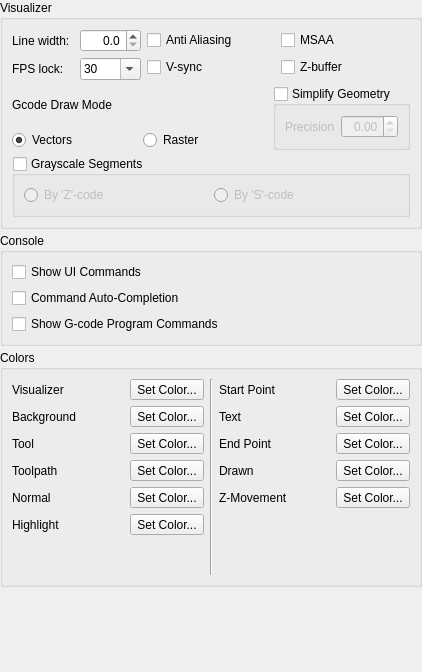
<?xml version="1.0" encoding="UTF-8"?>
<ui version="4.0">
 <class>InterfaceForm</class>
 <widget class="QWidget" name="InterfaceForm">
  <property name="geometry">
   <rect>
    <x>0</x>
    <y>0</y>
    <width>422</width>
    <height>672</height>
   </rect>
  </property>
  <property name="windowTitle">
   <string>Form</string>
  </property>
  <layout class="QVBoxLayout" name="verticalLayout_3">
   <property name="spacing">
    <number>4</number>
   </property>
   <property name="leftMargin">
    <number>0</number>
   </property>
   <property name="topMargin">
    <number>0</number>
   </property>
   <property name="rightMargin">
    <number>0</number>
   </property>
   <property name="bottomMargin">
    <number>0</number>
   </property>
   <item>
    <widget class="QGroupBox" name="grpVisualizer">
     <property name="title">
      <string>Visualizer</string>
     </property>
     <layout class="QVBoxLayout" name="verticalLayout_6" stretch="1,1,1">
      <item>
       <layout class="QHBoxLayout" name="horizontalLayout_16" stretch="1,1,1">
        <item>
         <layout class="QVBoxLayout" name="verticalLayout_8" stretch="1,1">
          <item>
           <layout class="QHBoxLayout" name="horizontalLayout_4">
            <item>
             <widget class="QLabel" name="label_5">
              <property name="text">
               <string>Line width:</string>
              </property>
             </widget>
            </item>
            <item>
             <widget class="QDoubleSpinBox" name="txtLineWidth">
              <property name="alignment">
               <set>Qt::AlignRight|Qt::AlignTrailing|Qt::AlignVCenter</set>
              </property>
              <property name="buttonSymbols">
               <enum>QAbstractSpinBox::UpDownArrows</enum>
              </property>
              <property name="decimals">
               <number>1</number>
              </property>
              <property name="maximum">
               <double>9.000000000000000</double>
              </property>
             </widget>
            </item>
           </layout>
          </item>
          <item>
           <layout class="QHBoxLayout" name="horizontalLayout_7">
            <item>
             <widget class="QLabel" name="label_7">
              <property name="text">
               <string>FPS lock:</string>
              </property>
             </widget>
            </item>
            <item>
             <widget class="QComboBox" name="cboFps">
              <property name="inputMethodHints">
               <set>Qt::ImhDigitsOnly|Qt::ImhFormattedNumbersOnly</set>
              </property>
              <property name="editable">
               <bool>true</bool>
              </property>
              <item>
               <property name="text">
                <string>30</string>
               </property>
              </item>
              <item>
               <property name="text">
                <string>60</string>
               </property>
              </item>
              <item>
               <property name="text">
                <string>120</string>
               </property>
              </item>
             </widget>
            </item>
           </layout>
          </item>
         </layout>
        </item>
        <item>
         <layout class="QVBoxLayout" name="verticalLayout_9">
          <item>
           <widget class="QCheckBox" name="chkAntialiasing">
            <property name="text">
             <string>Anti Aliasing</string>
            </property>
           </widget>
          </item>
          <item>
           <widget class="QCheckBox" name="chkVSync">
            <property name="text">
             <string>V-sync</string>
            </property>
           </widget>
          </item>
         </layout>
        </item>
        <item>
         <layout class="QVBoxLayout" name="verticalLayout_10">
          <item>
           <widget class="QCheckBox" name="radMSAA">
            <property name="enabled">
             <bool>true</bool>
            </property>
            <property name="text">
             <string>MSAA</string>
            </property>
           </widget>
          </item>
          <item>
           <widget class="QCheckBox" name="chkZBuffer">
            <property name="text">
             <string>Z-buffer</string>
            </property>
           </widget>
          </item>
         </layout>
        </item>
       </layout>
      </item>
      <item>
       <layout class="QHBoxLayout" name="horizontalLayout_19" stretch="1,1">
        <item>
         <layout class="QVBoxLayout" name="verticalLayout_2">
          <item>
           <widget class="QLabel" name="label_6">
            <property name="text">
             <string>Gcode Draw Mode</string>
            </property>
           </widget>
          </item>
          <item>
           <layout class="QHBoxLayout" name="horizontalLayout_17" stretch="1,1">
            <item>
             <widget class="QRadioButton" name="radDrawModeVectors">
              <property name="text">
               <string>Vectors</string>
              </property>
              <property name="checked">
               <bool>true</bool>
              </property>
              <property name="autoExclusive">
               <bool>false</bool>
              </property>
             </widget>
            </item>
            <item>
             <widget class="QRadioButton" name="radDrawModeRaster">
              <property name="text">
               <string>Raster</string>
              </property>
              <property name="autoExclusive">
               <bool>false</bool>
              </property>
             </widget>
            </item>
           </layout>
          </item>
         </layout>
        </item>
        <item>
         <widget class="QGroupBox" name="chkSimplify">
          <property name="sizePolicy">
           <sizepolicy hsizetype="Preferred" vsizetype="Fixed">
            <horstretch>0</horstretch>
            <verstretch>0</verstretch>
           </sizepolicy>
          </property>
          <property name="title">
           <string>Simplify Geometry</string>
          </property>
          <property name="checkable">
           <bool>true</bool>
          </property>
          <property name="checked">
           <bool>false</bool>
          </property>
          <layout class="QHBoxLayout" name="horizontalLayout_5" stretch="0,0">
           <property name="sizeConstraint">
            <enum>QLayout::SetFixedSize</enum>
           </property>
           <item>
            <widget class="QLabel" name="lblSimpilyPrecision">
             <property name="enabled">
              <bool>false</bool>
             </property>
             <property name="text">
              <string>Precision</string>
             </property>
            </widget>
           </item>
           <item>
            <widget class="QDoubleSpinBox" name="txtSimplifyPrecision">
             <property name="enabled">
              <bool>false</bool>
             </property>
             <property name="sizePolicy">
              <sizepolicy hsizetype="Preferred" vsizetype="Fixed">
               <horstretch>0</horstretch>
               <verstretch>0</verstretch>
              </sizepolicy>
             </property>
             <property name="alignment">
              <set>Qt::AlignRight|Qt::AlignTrailing|Qt::AlignVCenter</set>
             </property>
             <property name="buttonSymbols">
              <enum>QAbstractSpinBox::UpDownArrows</enum>
             </property>
             <property name="decimals">
              <number>2</number>
             </property>
             <property name="maximum">
              <double>99.000000000000000</double>
             </property>
            </widget>
           </item>
          </layout>
         </widget>
        </item>
       </layout>
      </item>
      <item>
       <widget class="QGroupBox" name="chkGrayscale">
        <property name="title">
         <string>Grayscale Segments</string>
        </property>
        <property name="checkable">
         <bool>true</bool>
        </property>
        <property name="checked">
         <bool>false</bool>
        </property>
        <layout class="QHBoxLayout" name="horizontalLayout_18">
         <item>
          <widget class="QRadioButton" name="radGrayscaleZ">
           <property name="enabled">
            <bool>false</bool>
           </property>
           <property name="sizePolicy">
            <sizepolicy hsizetype="Minimum" vsizetype="Fixed">
             <horstretch>0</horstretch>
             <verstretch>0</verstretch>
            </sizepolicy>
           </property>
           <property name="text">
            <string>By 'Z'-code</string>
           </property>
           <property name="autoExclusive">
            <bool>false</bool>
           </property>
          </widget>
         </item>
         <item>
          <widget class="QRadioButton" name="radGrayscaleS">
           <property name="enabled">
            <bool>false</bool>
           </property>
           <property name="sizePolicy">
            <sizepolicy hsizetype="Minimum" vsizetype="Fixed">
             <horstretch>0</horstretch>
             <verstretch>0</verstretch>
            </sizepolicy>
           </property>
           <property name="text">
            <string>By 'S'-code</string>
           </property>
           <property name="autoExclusive">
            <bool>false</bool>
           </property>
          </widget>
         </item>
        </layout>
       </widget>
      </item>
     </layout>
    </widget>
   </item>
   <item>
    <widget class="QGroupBox" name="grpConsole">
     <property name="sizePolicy">
      <sizepolicy hsizetype="Preferred" vsizetype="Preferred">
       <horstretch>0</horstretch>
       <verstretch>0</verstretch>
      </sizepolicy>
     </property>
     <property name="title">
      <string>Console</string>
     </property>
     <property name="checkable">
      <bool>false</bool>
     </property>
     <layout class="QVBoxLayout" name="verticalLayout">
      <item>
       <widget class="QCheckBox" name="chkShowUICommands">
        <property name="text">
         <string>Show UI Commands</string>
        </property>
       </widget>
      </item>
      <item>
       <widget class="QCheckBox" name="chkAutocompletion">
        <property name="text">
         <string>Command Auto-Completion</string>
        </property>
       </widget>
      </item>
      <item>
       <widget class="QCheckBox" name="chkShowProgramCommands">
        <property name="text">
         <string>Show G-code Program Commands</string>
        </property>
       </widget>
      </item>
     </layout>
    </widget>
   </item>
   <item>
    <widget class="QGroupBox" name="grpColors">
     <property name="title">
      <string>Colors</string>
     </property>
     <layout class="QHBoxLayout" name="horizontalLayout_15">
      <item>
       <layout class="QVBoxLayout" name="verticalLayout_4">
        <item>
         <layout class="QHBoxLayout" name="horizontalLayout">
          <item>
           <widget class="QLabel" name="visualiserLabel">
            <property name="text">
             <string>Visualizer</string>
            </property>
           </widget>
          </item>
          <item>
           <spacer name="horizontalSpacer">
            <property name="orientation">
             <enum>Qt::Horizontal</enum>
            </property>
            <property name="sizeHint" stdset="0">
             <size>
              <width>40</width>
              <height>20</height>
             </size>
            </property>
           </spacer>
          </item>
          <item>
           <widget class="QToolButton" name="visualiserColorButton">
            <property name="text">
             <string>Set Color...</string>
            </property>
           </widget>
          </item>
         </layout>
        </item>
        <item>
         <layout class="QHBoxLayout" name="horizontalLayout_2">
          <item>
           <widget class="QLabel" name="backgroundLabel">
            <property name="text">
             <string>Background</string>
            </property>
           </widget>
          </item>
          <item>
           <spacer name="horizontalSpacer_2">
            <property name="orientation">
             <enum>Qt::Horizontal</enum>
            </property>
            <property name="sizeHint" stdset="0">
             <size>
              <width>40</width>
              <height>20</height>
             </size>
            </property>
           </spacer>
          </item>
          <item>
           <widget class="QToolButton" name="backgroundColorButton">
            <property name="text">
             <string>Set Color...</string>
            </property>
           </widget>
          </item>
         </layout>
        </item>
        <item>
         <layout class="QHBoxLayout" name="horizontalLayout_3">
          <item>
           <widget class="QLabel" name="toolLabel">
            <property name="text">
             <string>Tool</string>
            </property>
           </widget>
          </item>
          <item>
           <spacer name="horizontalSpacer_3">
            <property name="orientation">
             <enum>Qt::Horizontal</enum>
            </property>
            <property name="sizeHint" stdset="0">
             <size>
              <width>40</width>
              <height>20</height>
             </size>
            </property>
           </spacer>
          </item>
          <item>
           <widget class="QToolButton" name="toolColorButton">
            <property name="text">
             <string>Set Color...</string>
            </property>
           </widget>
          </item>
         </layout>
        </item>
        <item>
         <layout class="QHBoxLayout" name="horizontalLayout_6">
          <item>
           <widget class="QLabel" name="toolpathLabel">
            <property name="text">
             <string>Toolpath</string>
            </property>
            <property name="wordWrap">
             <bool>true</bool>
            </property>
           </widget>
          </item>
          <item>
           <spacer name="horizontalSpacer_4">
            <property name="orientation">
             <enum>Qt::Horizontal</enum>
            </property>
            <property name="sizeHint" stdset="0">
             <size>
              <width>40</width>
              <height>20</height>
             </size>
            </property>
           </spacer>
          </item>
          <item>
           <widget class="QToolButton" name="toolpathColorButton">
            <property name="text">
             <string>Set Color...</string>
            </property>
           </widget>
          </item>
         </layout>
        </item>
        <item>
         <layout class="QHBoxLayout" name="horizontalLayout_8">
          <item>
           <widget class="QLabel" name="normalLabel">
            <property name="text">
             <string>Normal</string>
            </property>
           </widget>
          </item>
          <item>
           <spacer name="horizontalSpacer_6">
            <property name="orientation">
             <enum>Qt::Horizontal</enum>
            </property>
            <property name="sizeHint" stdset="0">
             <size>
              <width>40</width>
              <height>20</height>
             </size>
            </property>
           </spacer>
          </item>
          <item>
           <widget class="QToolButton" name="normalColorButton">
            <property name="text">
             <string>Set Color...</string>
            </property>
           </widget>
          </item>
         </layout>
        </item>
        <item>
         <layout class="QHBoxLayout" name="horizontalLayout_9">
          <item>
           <widget class="QLabel" name="highlightLabel">
            <property name="text">
             <string>Highlight</string>
            </property>
           </widget>
          </item>
          <item>
           <spacer name="horizontalSpacer_7">
            <property name="orientation">
             <enum>Qt::Horizontal</enum>
            </property>
            <property name="sizeHint" stdset="0">
             <size>
              <width>40</width>
              <height>20</height>
             </size>
            </property>
           </spacer>
          </item>
          <item>
           <widget class="QToolButton" name="highlightColorButton">
            <property name="text">
             <string>Set Color...</string>
            </property>
           </widget>
          </item>
         </layout>
        </item>
        <item>
         <spacer name="verticalSpacer_3">
          <property name="orientation">
           <enum>Qt::Vertical</enum>
          </property>
          <property name="sizeHint" stdset="0">
           <size>
            <width>20</width>
            <height>40</height>
           </size>
          </property>
         </spacer>
        </item>
       </layout>
      </item>
      <item>
       <widget class="Line" name="line">
        <property name="orientation">
         <enum>Qt::Vertical</enum>
        </property>
       </widget>
      </item>
      <item>
       <layout class="QVBoxLayout" name="verticalLayout_5">
        <item>
         <layout class="QHBoxLayout" name="horizontalLayout_11">
          <item>
           <widget class="QLabel" name="startPointLabel">
            <property name="text">
             <string>Start Point</string>
            </property>
           </widget>
          </item>
          <item>
           <spacer name="horizontalSpacer_8">
            <property name="orientation">
             <enum>Qt::Horizontal</enum>
            </property>
            <property name="sizeHint" stdset="0">
             <size>
              <width>40</width>
              <height>20</height>
             </size>
            </property>
           </spacer>
          </item>
          <item>
           <widget class="QToolButton" name="startPointColorButton">
            <property name="text">
             <string>Set Color...</string>
            </property>
           </widget>
          </item>
         </layout>
        </item>
        <item>
         <layout class="QHBoxLayout" name="horizontalLayout_10">
          <item>
           <widget class="QLabel" name="textLabel">
            <property name="text">
             <string>Text</string>
            </property>
           </widget>
          </item>
          <item>
           <spacer name="horizontalSpacer_9">
            <property name="orientation">
             <enum>Qt::Horizontal</enum>
            </property>
            <property name="sizeHint" stdset="0">
             <size>
              <width>40</width>
              <height>20</height>
             </size>
            </property>
           </spacer>
          </item>
          <item>
           <widget class="QToolButton" name="textColorButton">
            <property name="text">
             <string>Set Color...</string>
            </property>
           </widget>
          </item>
         </layout>
        </item>
        <item>
         <layout class="QHBoxLayout" name="horizontalLayout_12">
          <item>
           <widget class="QLabel" name="endPointLabel">
            <property name="text">
             <string>End Point</string>
            </property>
           </widget>
          </item>
          <item>
           <spacer name="horizontalSpacer_10">
            <property name="orientation">
             <enum>Qt::Horizontal</enum>
            </property>
            <property name="sizeHint" stdset="0">
             <size>
              <width>40</width>
              <height>20</height>
             </size>
            </property>
           </spacer>
          </item>
          <item>
           <widget class="QToolButton" name="endPointColorButton">
            <property name="text">
             <string>Set Color...</string>
            </property>
           </widget>
          </item>
         </layout>
        </item>
        <item>
         <layout class="QHBoxLayout" name="horizontalLayout_13">
          <item>
           <widget class="QLabel" name="drawnLabel">
            <property name="text">
             <string>Drawn</string>
            </property>
           </widget>
          </item>
          <item>
           <spacer name="horizontalSpacer_11">
            <property name="orientation">
             <enum>Qt::Horizontal</enum>
            </property>
            <property name="sizeHint" stdset="0">
             <size>
              <width>40</width>
              <height>20</height>
             </size>
            </property>
           </spacer>
          </item>
          <item>
           <widget class="QToolButton" name="drawnColorButton">
            <property name="text">
             <string>Set Color...</string>
            </property>
           </widget>
          </item>
         </layout>
        </item>
        <item>
         <layout class="QHBoxLayout" name="horizontalLayout_14">
          <item>
           <widget class="QLabel" name="zMovementLabel">
            <property name="text">
             <string>Z-Movement</string>
            </property>
           </widget>
          </item>
          <item>
           <spacer name="horizontalSpacer_12">
            <property name="orientation">
             <enum>Qt::Horizontal</enum>
            </property>
            <property name="sizeHint" stdset="0">
             <size>
              <width>40</width>
              <height>20</height>
             </size>
            </property>
           </spacer>
          </item>
          <item>
           <widget class="QToolButton" name="zMovementColorButton">
            <property name="text">
             <string>Set Color...</string>
            </property>
           </widget>
          </item>
         </layout>
        </item>
        <item>
         <spacer name="verticalSpacer">
          <property name="orientation">
           <enum>Qt::Vertical</enum>
          </property>
          <property name="sizeHint" stdset="0">
           <size>
            <width>20</width>
            <height>40</height>
           </size>
          </property>
         </spacer>
        </item>
       </layout>
      </item>
     </layout>
    </widget>
   </item>
   <item>
    <spacer name="verticalSpacer_2">
     <property name="orientation">
      <enum>Qt::Vertical</enum>
     </property>
     <property name="sizeHint" stdset="0">
      <size>
       <width>20</width>
       <height>32</height>
      </size>
     </property>
    </spacer>
   </item>
  </layout>
 </widget>
 <resources/>
 <connections/>
</ui>
